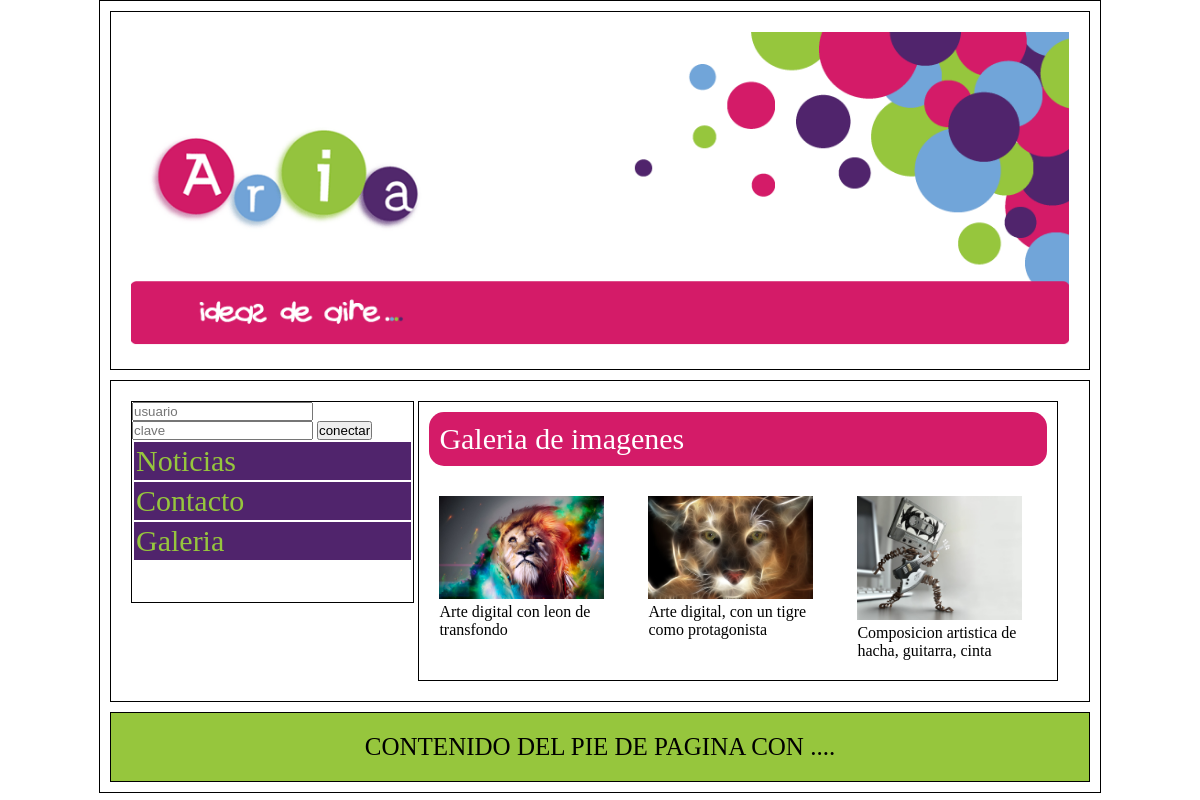
The app's page /index.php?p=galeria.php with its own data.
### tables this page shows
CREATE TABLE IF NOT EXISTS `imagenes` (
`id_ima` int(11) NOT NULL,
  `archivo_ima` varchar(200) NOT NULL,
  `descripcion_ima` longtext NOT NULL
);

### galeria.php (the view, shortened to what this page needs)
<header>Galeria de imagenes</header>
<?php
$sql="SELECT * FROM imagenes";
$consulta=$conexion->query($sql);
while($fila=$consulta->fetch_array()){
	?>
	<div class="imagen">
		<a href="galerias/<?php echo $fila['archivo_ima'];?>" data-lightbox="grupo">
			<img src="galerias/<?php echo $fila['archivo_ima'];?>">
		</a>
		<p><?php echo $fila['descripcion_ima'];?></p>
	</div>
	<?php
}
?>

### css/estilos.css (style rules this page uses)
* { margin:0px; padding:0px; }
body { text-align: center; }
#contenido header { background-color: #D41B68; color: #FFFFFF; font-size: 30px; border-radius: 15px; padding:10px; margin: 10px; }
#contenido .imagen { display:inline-block; width: 165px; padding:10px; margin:10px; vertical-align: top; }
#contenido .imagen img { width:165px; }

### css/lightbox.css (style rules this page uses)
body:after { content: url(../img/close.png) url(../img/loading.gif) url(../img/prev.png) url(../img/next.png); display: none; }

### records on screen
imagenes: archivo_ima (picture), descripcion_ima "Arte digital con leon de transfondo"
imagenes: archivo_ima (picture), descripcion_ima "Arte digital, con un tigre como protagonista"
imagenes: archivo_ima (picture), descripcion_ima "Composicion artistica de hacha, guitarra, cinta"
